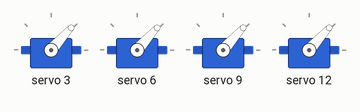
Bench run of a sketch on a simulated Arduino Uno, built with avr-gcc and run on an emulated ATmega328P. On the bench: 4 × servo. What the sketch prints to the serial monitor is not drawn.

Above: at 0.05 s.
At 0.55 s:
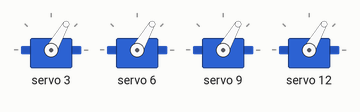
Timing chart, 0 to 3.0 s (numbered marks = the images above):
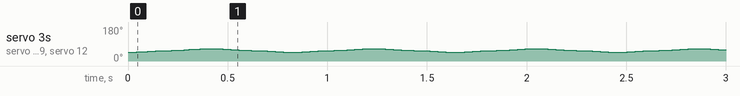

The sketch:

robot_bounce.ino
```cpp
#include <Wire.h>
#include <Adafruit_PWMServoDriver.h>
int pos = 0;

// called this way, it uses the default address 0x40
Adafruit_PWMServoDriver pwm = Adafruit_PWMServoDriver();
// you can also call it with a different address you want
//Adafruit_PWMServoDriver pwm = Adafruit_PWMServoDriver(0x41);

// Depending on your servo make, the pulse width min and max may vary, you
// want these to be as small/large as possible without hitting the hard stop
// for max range. You'll have to tweak them as necessary to match the servos you
// have!
#define SERVOMIN  150 // this is the 'minimum' pulse length count (out of 4096)
#define SERVOMAX  600 // this is the 'maximum' pulse length count (out of 4096)

// our servo # counter
uint8_t servonum = 0;

void setup() {
  Serial.begin(9600);
  Serial.println("16 channel Servo test!");

  pwm.begin();

  pwm.setPWMFreq(60);  // Analog servos run at ~60 Hz updates
}

// you can use this function if you'd like to set the pulse length in seconds
// e.g. setServoPulse(0, 0.001) is a ~1 millisecond pulse width. its not precise!
void setServoPulse(uint8_t n, double pulse) {
  double pulselength;

  pulselength = 1000000;   // 1,000,000 us per second
  pulselength /= 60;   // 60 Hz
  Serial.print(pulselength); Serial.println(" us per period");
  pulselength /= 4096;  // 12 bits of resolution
  Serial.print(pulselength); Serial.println(" us per bit");
  pulse *= 1000;
  pulse /= pulselength;
  Serial.println(pulse);
  pwm.setPWM(n, 0, pulse);
}


void loop() {
  // pins 2 to 13 control servos
  //FR=2,3,4 FL=5,6,7 BR=8,9,10 BL=11,12,13

//middle joints
  for (pos = 250; pos <= 300; pos += 1) {
    pwm.setPWM(3, 0, pos);
    pwm.setPWM(6, 0, pos);
    pwm.setPWM(9, 0, pos);
    pwm.setPWM(12, 0, pos);
    delay(5);
  }
  for (pos = 300; pos >= 250; pos -= 1) {
    pwm.setPWM(3, 0, pos);
    pwm.setPWM(6, 0, pos);
    pwm.setPWM(9, 0, pos);
    pwm.setPWM(12, 0, pos);
    delay(5);
  }

}
```
